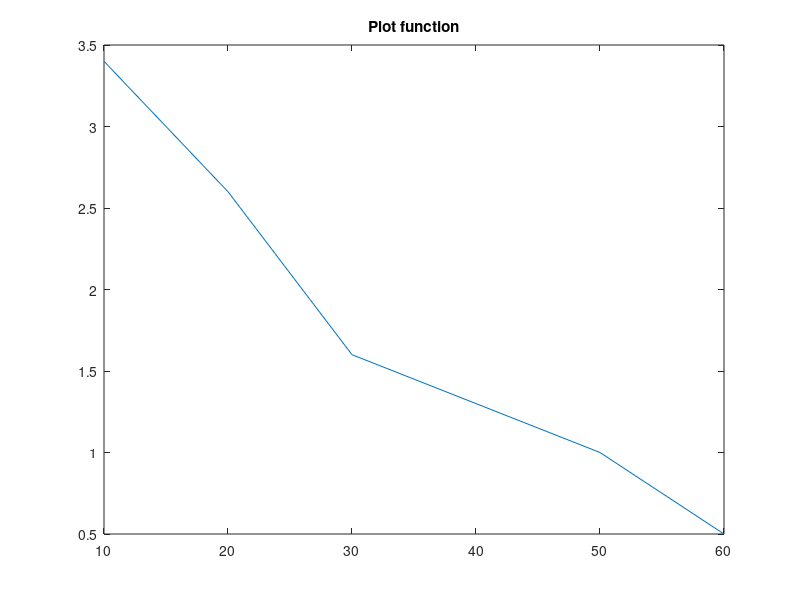
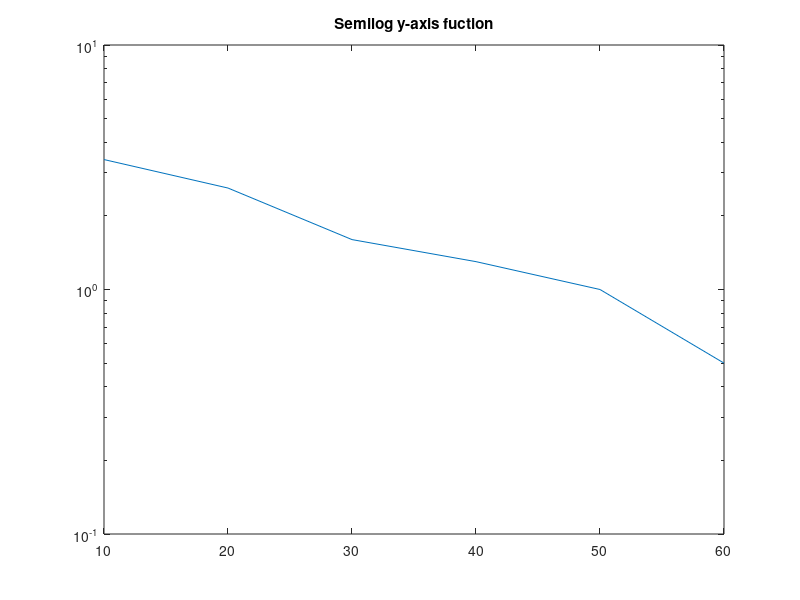
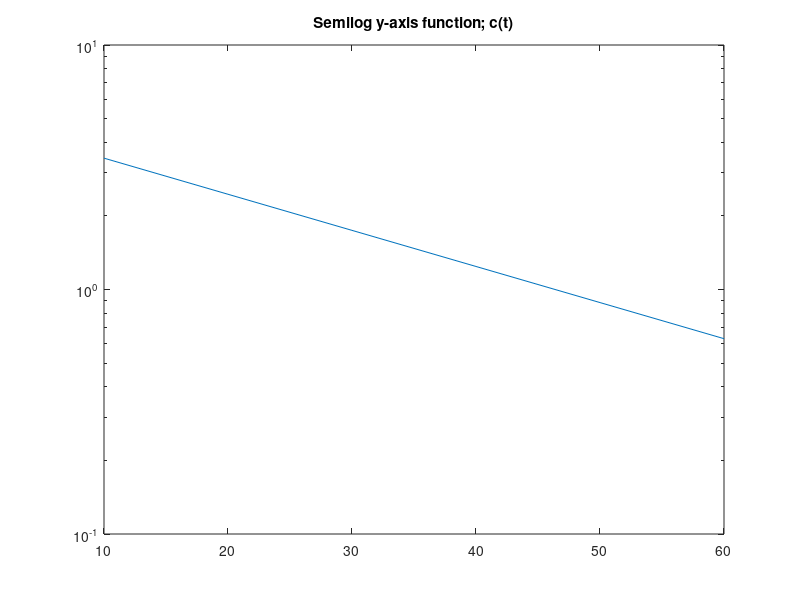

Recreate these plots in MATLAB, in order.
% Created by: Anthony H. Le
% Last updated: 01-17-2019

% CHE 581: Assignment 1
% Textbook (4th edition) Problems 2.1-2.7, 2.17, 2.18
% Due: 01-23-2019
%%
close all;
clear;
clc;

%% Problem 2.17
t = [10 20 30 40 50 60]; % min
c = [3.4 2.6 1.6 1.3 1.0 0.5]; % ppm

c_t = 4.84 * exp(-0.034 * t);

figure()
plot(t, c);
hold on;
title('Plot function');
hold off;

figure();
semilogy(t, c);
hold on;
title('Semilog y-axis fuction');
hold off;

figure();
semilogy(t, c_t);
hold on;
title('Semilog y-axis function; c(t)');
hold off;
